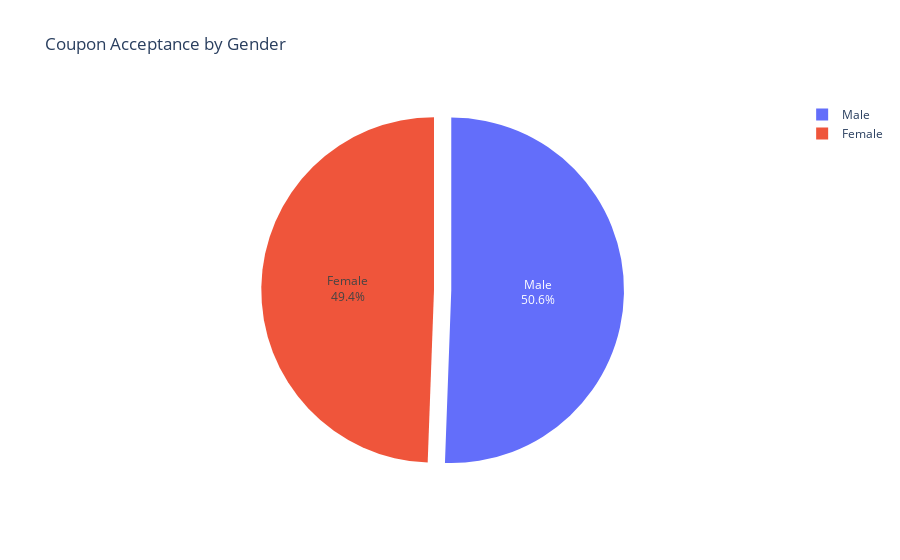

Source (notebook cell):
### Code cell
# Filter data for accepted coupons
accepted_coupons = driver_coupons[driver_coupons['Y'] == 1]

# Count the number of accepted coupons by gender
gender_counts = accepted_coupons['gender'].value_counts().reset_index()
gender_counts.columns = ['gender', 'count']

# Create the pie chart
fig = px.pie(gender_counts, values='count', names='gender', title='Coupon Acceptance by Gender')
fig.update_traces(textinfo='percent+label', pull=[0.1, 0])  # Pull out the slices for better visualization
fig.show()


# Key Insights from the Pie Chart: Coupon Acceptance by Gender
# Gender Distribution:

# Male: Slightly higher acceptance rate at 50.6%.
# Female: Close to male acceptance rate at 49.4%.
# Overall Comparison:

# The difference in coupon acceptance rates between males and females is minimal, suggesting that both genders are almost equally likely to accept coupons.

### Figure 1 — Plotly figure (JSON) as saved in the notebook; plotly's stock layout.template omitted (floating-point values rounded to 4 significant figures)
{"data": [{"domain": {"x": [0, 1], "y": [0, 1]}, "hovertemplate": "gender=%{label}<br>count=%{value}<extra></extra>", "labels": ["Male", "Female"], "legendgroup": "", "name": "", "pull": [0.1, 0], "showlegend": true, "textinfo": "percent+label", "type": "pie", "values": [3647, 3563]}], "layout": {"autosize": true, "legend": {"tracegroupgap": 0}, "title": {"text": "Coupon Acceptance by Gender"}}}
